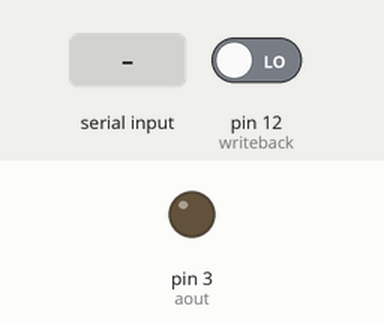
A sketch run on a simulated Arduino Uno, built with avr-gcc and run on an emulated ATmega328P. Shown: output pins drawn as LEDs (lit = HIGH). Inputs (shaded band) come from the test bench; at power-on: pin 12 (writeback) LOW. What the sketch prints to the serial monitor is not drawn.

Above: at 1.2 s.
1.3 s: byte 30 received over Serial
At 2.3 s:
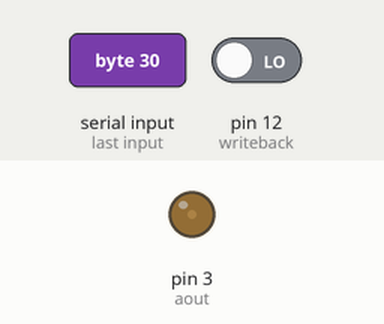
2.8 s: byte 90 received over Serial
At 3.4 s:
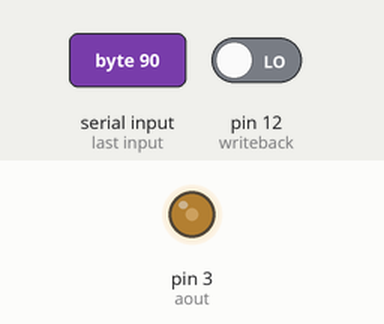
Timing chart, 0 to 5.8 s (numbered marks = the images above; inputs shaded):
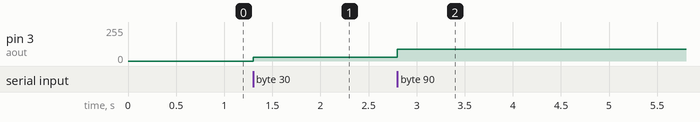

The sketch:

Erika.ino
```cpp
#define aout 3
#define writeback 12
uint8_t intnum=0;

void setup() {
  Serial.begin(9600);
  Serial.println("Connected");
  Serial.flush();
  pinMode(aout,OUTPUT);
  pinMode(writeback,INPUT);
}

void loop() {

  Serial.flush();
  while (Serial.available() > 0)
  {
    char intbuf = 0;
    intbuf = Serial.read();     // Read 8 bits
    intnum=(uint8_t)intbuf;     // Convert Char into uint8
    if (digitalRead(writeback))
      Serial.print(intnum);     // Write data back to Host, HIGH to Enable
    analogWrite(aout, intnum);
  }


}
```

Measured:
- after the input at 1.3 s, pin 3 (aout): 0/255 → 30/255 at once
- after the input at 2.8 s, pin 3 (aout): 30/255 → 90/255 at once
